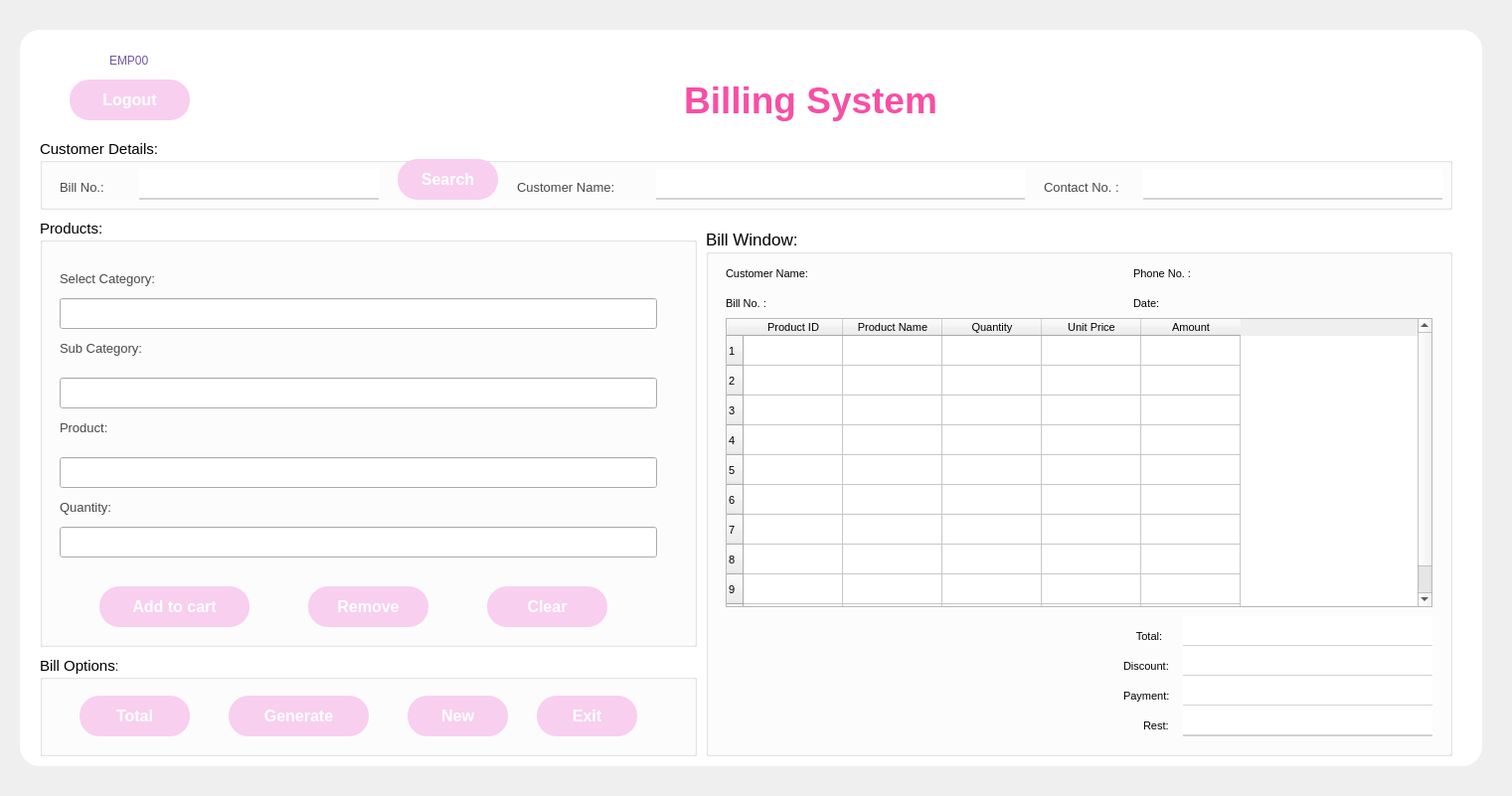
<?xml version="1.0" encoding="UTF-8"?>
<ui version="4.0">
 <class>MainWindow</class>
 <widget class="QMainWindow" name="MainWindow">
  <property name="geometry">
   <rect>
    <x>0</x>
    <y>0</y>
    <width>1521</width>
    <height>801</height>
   </rect>
  </property>
  <property name="windowTitle">
   <string>Billing System</string>
  </property>
  <property name="windowIcon">
   <iconset>
    <normaloff>C:/Users/Phuong Nhi/Downloads/teddy-bear.png</normaloff>C:/Users/Phuong Nhi/Downloads/teddy-bear.png</iconset>
  </property>
  <property name="styleSheet">
   <string notr="true"/>
  </property>
  <widget class="QWidget" name="centralwidget">
   <widget class="QLabel" name="label">
    <property name="geometry">
     <rect>
      <x>110</x>
      <y>50</y>
      <width>91</width>
      <height>21</height>
     </rect>
    </property>
    <property name="font">
     <font>
      <pointsize>9</pointsize>
     </font>
    </property>
    <property name="styleSheet">
     <string notr="true">color: rgb(110, 88, 165);</string>
    </property>
    <property name="text">
     <string>EMP00</string>
    </property>
   </widget>
   <widget class="QPushButton" name="pushButtonLogout">
    <property name="geometry">
     <rect>
      <x>70</x>
      <y>80</y>
      <width>121</width>
      <height>41</height>
     </rect>
    </property>
    <property name="font">
     <font>
      <pointsize>-1</pointsize>
      <weight>75</weight>
      <bold>true</bold>
     </font>
    </property>
    <property name="styleSheet">
     <string notr="true">QPushButton {
	color: rgb(255, 255, 255);
    border-radius: 20px;
	background-color: rgb(248, 207, 239);
    padding: 10px;
    font-size: 16px;
    font-weight: bold;
}

QPushButton:hover {
    background-color: #ff85c0;
}

QPushButton:pressed {
    background-color: #d14789;
}

QPushButton {
    box-shadow: 5px 5px 15px rgba(0, 0, 0, 0.3); /* Bóng đổ */
}
</string>
    </property>
    <property name="text">
     <string>Logout</string>
    </property>
    <property name="icon">
     <iconset>
      <normaloff>../images/log-out.png</normaloff>../images/log-out.png</iconset>
    </property>
   </widget>
   <widget class="QLabel" name="label_2">
    <property name="geometry">
     <rect>
      <x>510</x>
      <y>50</y>
      <width>611</width>
      <height>101</height>
     </rect>
    </property>
    <property name="font">
     <font>
      <family>MS Shell Dlg 2</family>
      <pointsize>28</pointsize>
      <weight>75</weight>
      <bold>true</bold>
     </font>
    </property>
    <property name="styleSheet">
     <string notr="true">color: rgb(247, 79, 164);
font: bold 28pt &quot;MS Shell Dlg 2&quot;;</string>
    </property>
    <property name="text">
     <string>Billing System</string>
    </property>
    <property name="alignment">
     <set>Qt::AlignCenter</set>
    </property>
   </widget>
   <widget class="QLabel" name="label_5">
    <property name="geometry">
     <rect>
      <x>20</x>
      <y>30</y>
      <width>1471</width>
      <height>741</height>
     </rect>
    </property>
    <property name="styleSheet">
     <string notr="true">border-radius: 20; background: rgb(255, 255, 255)</string>
    </property>
    <property name="text">
     <string/>
    </property>
   </widget>
   <widget class="QLabel" name="label_6">
    <property name="geometry">
     <rect>
      <x>0</x>
      <y>0</y>
      <width>1521</width>
      <height>801</height>
     </rect>
    </property>
    <property name="text">
     <string/>
    </property>
    <property name="pixmap">
     <pixmap>../images/background.jpg</pixmap>
    </property>
    <property name="scaledContents">
     <bool>true</bool>
    </property>
   </widget>
   <widget class="QLabel" name="label_7">
    <property name="geometry">
     <rect>
      <x>80</x>
      <y>50</y>
      <width>21</width>
      <height>21</height>
     </rect>
    </property>
    <property name="text">
     <string/>
    </property>
    <property name="pixmap">
     <pixmap>C:/Users/Phuong Nhi/Downloads/account.png</pixmap>
    </property>
    <property name="scaledContents">
     <bool>true</bool>
    </property>
   </widget>
   <widget class="QLabel" name="timelabel">
    <property name="geometry">
     <rect>
      <x>1210</x>
      <y>60</y>
      <width>191</width>
      <height>21</height>
     </rect>
    </property>
    <property name="font">
     <font>
      <pointsize>10</pointsize>
      <italic>true</italic>
     </font>
    </property>
    <property name="styleSheet">
     <string notr="true">color: rgb(72, 72, 72);
</string>
    </property>
    <property name="text">
     <string/>
    </property>
   </widget>
   <widget class="QGroupBox" name="groupBox">
    <property name="geometry">
     <rect>
      <x>40</x>
      <y>140</y>
      <width>1421</width>
      <height>71</height>
     </rect>
    </property>
    <property name="font">
     <font>
      <pointsize>11</pointsize>
     </font>
    </property>
    <property name="title">
     <string>Customer Details: </string>
    </property>
    <widget class="QLabel" name="label_3">
     <property name="geometry">
      <rect>
       <x>20</x>
       <y>40</y>
       <width>81</width>
       <height>16</height>
      </rect>
     </property>
     <property name="font">
      <font>
       <pointsize>10</pointsize>
      </font>
     </property>
     <property name="styleSheet">
      <string notr="true">color: rgb(72, 72, 72);
</string>
     </property>
     <property name="text">
      <string>Bill No.: </string>
     </property>
    </widget>
    <widget class="QLineEdit" name="lineEditBillNo">
     <property name="geometry">
      <rect>
       <x>100</x>
       <y>30</y>
       <width>241</width>
       <height>31</height>
      </rect>
     </property>
     <property name="font">
      <font>
       <pointsize>8</pointsize>
       <italic>false</italic>
      </font>
     </property>
     <property name="styleSheet">
      <string notr="true">border: none;
border-bottom: 2px solid grey; /* Điều chỉnh độ dày và màu của viền dưới */
border-color: rgb(211, 211, 211);
padding: 5px;</string>
     </property>
     <property name="placeholderText">
      <string/>
     </property>
    </widget>
    <widget class="QLabel" name="label_4">
     <property name="geometry">
      <rect>
       <x>480</x>
       <y>40</y>
       <width>161</width>
       <height>16</height>
      </rect>
     </property>
     <property name="font">
      <font>
       <pointsize>10</pointsize>
      </font>
     </property>
     <property name="styleSheet">
      <string notr="true">color: rgb(72, 72, 72);
</string>
     </property>
     <property name="text">
      <string>Customer Name:</string>
     </property>
    </widget>
    <widget class="QLabel" name="label_8">
     <property name="geometry">
      <rect>
       <x>1010</x>
       <y>40</y>
       <width>121</width>
       <height>16</height>
      </rect>
     </property>
     <property name="font">
      <font>
       <pointsize>10</pointsize>
      </font>
     </property>
     <property name="styleSheet">
      <string notr="true">color: rgb(72, 72, 72);
</string>
     </property>
     <property name="text">
      <string>Contact No. :</string>
     </property>
    </widget>
    <widget class="QLineEdit" name="lineEditCustomerName">
     <property name="geometry">
      <rect>
       <x>620</x>
       <y>30</y>
       <width>371</width>
       <height>31</height>
      </rect>
     </property>
     <property name="font">
      <font>
       <pointsize>8</pointsize>
       <italic>false</italic>
      </font>
     </property>
     <property name="styleSheet">
      <string notr="true">border: none;
border-bottom: 2px solid grey; /* Điều chỉnh độ dày và màu của viền dưới */
border-color: rgb(211, 211, 211);
padding: 5px;</string>
     </property>
     <property name="placeholderText">
      <string/>
     </property>
    </widget>
    <widget class="QLineEdit" name="lineEditContactNo">
     <property name="geometry">
      <rect>
       <x>1110</x>
       <y>30</y>
       <width>301</width>
       <height>31</height>
      </rect>
     </property>
     <property name="font">
      <font>
       <pointsize>8</pointsize>
       <italic>false</italic>
      </font>
     </property>
     <property name="styleSheet">
      <string notr="true">border: none;
border-bottom: 2px solid grey; /* Điều chỉnh độ dày và màu của viền dưới */
border-color: rgb(211, 211, 211);
padding: 5px;</string>
     </property>
     <property name="placeholderText">
      <string/>
     </property>
    </widget>
    <widget class="QPushButton" name="pushButtonSearch">
     <property name="geometry">
      <rect>
       <x>360</x>
       <y>20</y>
       <width>101</width>
       <height>41</height>
      </rect>
     </property>
     <property name="font">
      <font>
       <pointsize>-1</pointsize>
       <weight>75</weight>
       <bold>true</bold>
      </font>
     </property>
     <property name="styleSheet">
      <string notr="true">QPushButton {
	color: rgb(255, 255, 255);
    border-radius: 20px;
	background-color: rgb(248, 207, 239);
    padding: 10px;
    font-size: 16px;
    font-weight: bold;
}

QPushButton:hover {
    background-color: #ff85c0;
}

QPushButton:pressed {
    background-color: #d14789;
}

QPushButton {
    box-shadow: 5px 5px 15px rgba(0, 0, 0, 0.3); /* Bóng đổ */
}
</string>
     </property>
     <property name="text">
      <string>Search</string>
     </property>
     <property name="icon">
      <iconset>
       <normaloff>C:/Users/Phuong Nhi/Downloads/search (1).png</normaloff>C:/Users/Phuong Nhi/Downloads/search (1).png</iconset>
     </property>
     <property name="iconSize">
      <size>
       <width>25</width>
       <height>25</height>
      </size>
     </property>
    </widget>
   </widget>
   <widget class="QGroupBox" name="groupBoxProducts">
    <property name="geometry">
     <rect>
      <x>40</x>
      <y>220</y>
      <width>661</width>
      <height>431</height>
     </rect>
    </property>
    <property name="font">
     <font>
      <pointsize>11</pointsize>
     </font>
    </property>
    <property name="title">
     <string>Products:</string>
    </property>
    <widget class="QLabel" name="label_9">
     <property name="geometry">
      <rect>
       <x>20</x>
       <y>45</y>
       <width>181</width>
       <height>31</height>
      </rect>
     </property>
     <property name="font">
      <font>
       <pointsize>10</pointsize>
      </font>
     </property>
     <property name="styleSheet">
      <string notr="true">color: rgb(72, 72, 72);
</string>
     </property>
     <property name="text">
      <string>Select Category:</string>
     </property>
    </widget>
    <widget class="QLabel" name="label_10">
     <property name="geometry">
      <rect>
       <x>20</x>
       <y>115</y>
       <width>171</width>
       <height>31</height>
      </rect>
     </property>
     <property name="font">
      <font>
       <pointsize>10</pointsize>
      </font>
     </property>
     <property name="styleSheet">
      <string notr="true">color: rgb(72, 72, 72);
</string>
     </property>
     <property name="text">
      <string>Sub Category:</string>
     </property>
    </widget>
    <widget class="QLabel" name="label_11">
     <property name="geometry">
      <rect>
       <x>20</x>
       <y>195</y>
       <width>81</width>
       <height>31</height>
      </rect>
     </property>
     <property name="font">
      <font>
       <pointsize>10</pointsize>
      </font>
     </property>
     <property name="styleSheet">
      <string notr="true">color: rgb(72, 72, 72);
</string>
     </property>
     <property name="text">
      <string>Product:</string>
     </property>
    </widget>
    <widget class="QLabel" name="label_12">
     <property name="geometry">
      <rect>
       <x>20</x>
       <y>275</y>
       <width>91</width>
       <height>31</height>
      </rect>
     </property>
     <property name="font">
      <font>
       <pointsize>10</pointsize>
      </font>
     </property>
     <property name="styleSheet">
      <string notr="true">color: rgb(72, 72, 72);
</string>
     </property>
     <property name="text">
      <string>Quantity:</string>
     </property>
    </widget>
    <widget class="QPushButton" name="pushButtonAddToCart">
     <property name="geometry">
      <rect>
       <x>60</x>
       <y>370</y>
       <width>151</width>
       <height>41</height>
      </rect>
     </property>
     <property name="font">
      <font>
       <pointsize>-1</pointsize>
       <weight>75</weight>
       <bold>true</bold>
      </font>
     </property>
     <property name="styleSheet">
      <string notr="true">QPushButton {
	color: rgb(255, 255, 255);
    border-radius: 20px;
	background-color: rgb(248, 207, 239);
    padding: 10px;
    font-size: 16px;
    font-weight: bold;
}

QPushButton:hover {
    background-color: #ff85c0;
}

QPushButton:pressed {
    background-color: #d14789;
}

QPushButton {
    box-shadow: 5px 5px 15px rgba(0, 0, 0, 0.3); /* Bóng đổ */
}
</string>
     </property>
     <property name="text">
      <string>Add to cart</string>
     </property>
     <property name="icon">
      <iconset>
       <normaloff>C:/Users/Phuong Nhi/Downloads/add (2).png</normaloff>C:/Users/Phuong Nhi/Downloads/add (2).png</iconset>
     </property>
     <property name="iconSize">
      <size>
       <width>25</width>
       <height>25</height>
      </size>
     </property>
    </widget>
    <widget class="QPushButton" name="pushButtonRemove">
     <property name="geometry">
      <rect>
       <x>270</x>
       <y>370</y>
       <width>121</width>
       <height>41</height>
      </rect>
     </property>
     <property name="font">
      <font>
       <pointsize>-1</pointsize>
       <weight>75</weight>
       <bold>true</bold>
      </font>
     </property>
     <property name="styleSheet">
      <string notr="true">QPushButton {
	color: rgb(255, 255, 255);
    border-radius: 20px;
	background-color: rgb(248, 207, 239);
    padding: 10px;
    font-size: 16px;
    font-weight: bold;
}

QPushButton:hover {
    background-color: #ff85c0;
}

QPushButton:pressed {
    background-color: #d14789;
}

QPushButton {
    box-shadow: 5px 5px 15px rgba(0, 0, 0, 0.3); /* Bóng đổ */
}
</string>
     </property>
     <property name="text">
      <string>Remove</string>
     </property>
     <property name="icon">
      <iconset>
       <normaloff>C:/Users/Phuong Nhi/Downloads/remove.png</normaloff>C:/Users/Phuong Nhi/Downloads/remove.png</iconset>
     </property>
     <property name="iconSize">
      <size>
       <width>25</width>
       <height>25</height>
      </size>
     </property>
    </widget>
    <widget class="QPushButton" name="pushButtonClear">
     <property name="geometry">
      <rect>
       <x>450</x>
       <y>370</y>
       <width>121</width>
       <height>41</height>
      </rect>
     </property>
     <property name="font">
      <font>
       <pointsize>-1</pointsize>
       <weight>75</weight>
       <bold>true</bold>
      </font>
     </property>
     <property name="styleSheet">
      <string notr="true">QPushButton {
	color: rgb(255, 255, 255);
    border-radius: 20px;
	background-color: rgb(248, 207, 239);
    padding: 10px;
    font-size: 16px;
    font-weight: bold;
}

QPushButton:hover {
    background-color: #ff85c0;
}

QPushButton:pressed {
    background-color: #d14789;
}

QPushButton {
    box-shadow: 5px 5px 15px rgba(0, 0, 0, 0.3); /* Bóng đổ */
}
</string>
     </property>
     <property name="text">
      <string>Clear</string>
     </property>
     <property name="icon">
      <iconset>
       <normaloff>C:/Users/Phuong Nhi/Downloads/eraser.png</normaloff>C:/Users/Phuong Nhi/Downloads/eraser.png</iconset>
     </property>
     <property name="iconSize">
      <size>
       <width>25</width>
       <height>25</height>
      </size>
     </property>
    </widget>
    <widget class="QLineEdit" name="lineEditQuantity">
     <property name="geometry">
      <rect>
       <x>20</x>
       <y>310</y>
       <width>601</width>
       <height>31</height>
      </rect>
     </property>
     <property name="font">
      <font>
       <pointsize>10</pointsize>
       <italic>false</italic>
      </font>
     </property>
     <property name="styleSheet">
      <string notr="true">
border-color: rgb(211, 211, 211);
padding: 5px;</string>
     </property>
     <property name="placeholderText">
      <string/>
     </property>
    </widget>
    <widget class="QLineEdit" name="lineEditCategory">
     <property name="geometry">
      <rect>
       <x>20</x>
       <y>80</y>
       <width>601</width>
       <height>31</height>
      </rect>
     </property>
     <property name="font">
      <font>
       <pointsize>10</pointsize>
       <italic>false</italic>
      </font>
     </property>
     <property name="styleSheet">
      <string notr="true">
border-color: rgb(211, 211, 211);
padding: 5px;</string>
     </property>
     <property name="placeholderText">
      <string/>
     </property>
    </widget>
    <widget class="QLineEdit" name="lineEditSubCategory">
     <property name="geometry">
      <rect>
       <x>20</x>
       <y>160</y>
       <width>601</width>
       <height>31</height>
      </rect>
     </property>
     <property name="font">
      <font>
       <pointsize>10</pointsize>
       <italic>false</italic>
      </font>
     </property>
     <property name="styleSheet">
      <string notr="true">
border-color: rgb(211, 211, 211);
padding: 5px;</string>
     </property>
     <property name="placeholderText">
      <string/>
     </property>
    </widget>
    <widget class="QLineEdit" name="lineEditProduct">
     <property name="geometry">
      <rect>
       <x>20</x>
       <y>240</y>
       <width>601</width>
       <height>31</height>
      </rect>
     </property>
     <property name="font">
      <font>
       <pointsize>10</pointsize>
       <italic>false</italic>
      </font>
     </property>
     <property name="styleSheet">
      <string notr="true">
border-color: rgb(211, 211, 211);
padding: 5px;</string>
     </property>
     <property name="placeholderText">
      <string/>
     </property>
    </widget>
   </widget>
   <widget class="QGroupBox" name="groupBoxBillOptions">
    <property name="geometry">
     <rect>
      <x>40</x>
      <y>660</y>
      <width>661</width>
      <height>101</height>
     </rect>
    </property>
    <property name="font">
     <font>
      <pointsize>11</pointsize>
     </font>
    </property>
    <property name="title">
     <string>Bill Options:</string>
    </property>
    <widget class="QPushButton" name="pushButtonTotal">
     <property name="geometry">
      <rect>
       <x>40</x>
       <y>40</y>
       <width>111</width>
       <height>41</height>
      </rect>
     </property>
     <property name="font">
      <font>
       <pointsize>-1</pointsize>
       <weight>75</weight>
       <bold>true</bold>
      </font>
     </property>
     <property name="styleSheet">
      <string notr="true">QPushButton {
	color: rgb(255, 255, 255);
    border-radius: 20px;
	background-color: rgb(248, 207, 239);
    padding: 10px;
    font-size: 16px;
    font-weight: bold;
}

QPushButton:hover {
    background-color: #ff85c0;
}

QPushButton:pressed {
    background-color: #d14789;
}

QPushButton {
    box-shadow: 5px 5px 15px rgba(0, 0, 0, 0.3); /* Bóng đổ */
}
</string>
     </property>
     <property name="text">
      <string>Total</string>
     </property>
     <property name="icon">
      <iconset>
       <normaloff>C:/Users/Phuong Nhi/Downloads/sigma.png</normaloff>C:/Users/Phuong Nhi/Downloads/sigma.png</iconset>
     </property>
     <property name="iconSize">
      <size>
       <width>25</width>
       <height>25</height>
      </size>
     </property>
    </widget>
    <widget class="QPushButton" name="pushButtonGenerate">
     <property name="geometry">
      <rect>
       <x>190</x>
       <y>40</y>
       <width>141</width>
       <height>41</height>
      </rect>
     </property>
     <property name="font">
      <font>
       <pointsize>-1</pointsize>
       <weight>75</weight>
       <bold>true</bold>
      </font>
     </property>
     <property name="styleSheet">
      <string notr="true">QPushButton {
	color: rgb(255, 255, 255);
    border-radius: 20px;
	background-color: rgb(248, 207, 239);
    padding: 10px;
    font-size: 16px;
    font-weight: bold;
}

QPushButton:hover {
    background-color: #ff85c0;
}

QPushButton:pressed {
    background-color: #d14789;
}

QPushButton {
    box-shadow: 5px 5px 15px rgba(0, 0, 0, 0.3); /* Bóng đổ */
}
</string>
     </property>
     <property name="text">
      <string>Generate</string>
     </property>
     <property name="icon">
      <iconset>
       <normaloff>C:/Users/Phuong Nhi/Downloads/idea.png</normaloff>C:/Users/Phuong Nhi/Downloads/idea.png</iconset>
     </property>
     <property name="iconSize">
      <size>
       <width>25</width>
       <height>25</height>
      </size>
     </property>
    </widget>
    <widget class="QPushButton" name="pushButtonNew">
     <property name="geometry">
      <rect>
       <x>370</x>
       <y>40</y>
       <width>101</width>
       <height>41</height>
      </rect>
     </property>
     <property name="font">
      <font>
       <pointsize>-1</pointsize>
       <weight>75</weight>
       <bold>true</bold>
      </font>
     </property>
     <property name="styleSheet">
      <string notr="true">QPushButton {
	color: rgb(255, 255, 255);
    border-radius: 20px;
	background-color: rgb(248, 207, 239);
    padding: 10px;
    font-size: 16px;
    font-weight: bold;
}

QPushButton:hover {
    background-color: #ff85c0;
}

QPushButton:pressed {
    background-color: #d14789;
}

QPushButton {
    box-shadow: 5px 5px 15px rgba(0, 0, 0, 0.3); /* Bóng đổ */
}
</string>
     </property>
     <property name="text">
      <string>New</string>
     </property>
     <property name="icon">
      <iconset>
       <normaloff>C:/Users/Phuong Nhi/Downloads/file.png</normaloff>C:/Users/Phuong Nhi/Downloads/file.png</iconset>
     </property>
     <property name="iconSize">
      <size>
       <width>25</width>
       <height>25</height>
      </size>
     </property>
    </widget>
    <widget class="QPushButton" name="pushButtonExit">
     <property name="geometry">
      <rect>
       <x>500</x>
       <y>40</y>
       <width>101</width>
       <height>41</height>
      </rect>
     </property>
     <property name="font">
      <font>
       <pointsize>-1</pointsize>
       <weight>75</weight>
       <bold>true</bold>
      </font>
     </property>
     <property name="styleSheet">
      <string notr="true">QPushButton {
	color: rgb(255, 255, 255);
    border-radius: 20px;
	background-color: rgb(248, 207, 239);
    padding: 10px;
    font-size: 16px;
    font-weight: bold;
}

QPushButton:hover {
    background-color: #ff85c0;
}

QPushButton:pressed {
    background-color: #d14789;
}

QPushButton {
    box-shadow: 5px 5px 15px rgba(0, 0, 0, 0.3); /* Bóng đổ */
}
</string>
     </property>
     <property name="text">
      <string>Exit</string>
     </property>
     <property name="icon">
      <iconset>
       <normaloff>C:/Users/Phuong Nhi/Downloads/exit.png</normaloff>C:/Users/Phuong Nhi/Downloads/exit.png</iconset>
     </property>
     <property name="iconSize">
      <size>
       <width>25</width>
       <height>25</height>
      </size>
     </property>
    </widget>
   </widget>
   <widget class="QGroupBox" name="groupBoxBillWindow">
    <property name="geometry">
     <rect>
      <x>710</x>
      <y>230</y>
      <width>751</width>
      <height>531</height>
     </rect>
    </property>
    <property name="font">
     <font>
      <pointsize>13</pointsize>
     </font>
    </property>
    <property name="title">
     <string>Bill Window: </string>
    </property>
    <widget class="QLabel" name="label_13">
     <property name="geometry">
      <rect>
       <x>20</x>
       <y>30</y>
       <width>131</width>
       <height>31</height>
      </rect>
     </property>
     <property name="font">
      <font>
       <pointsize>8</pointsize>
      </font>
     </property>
     <property name="text">
      <string>Customer Name:</string>
     </property>
    </widget>
    <widget class="QLabel" name="label_14">
     <property name="geometry">
      <rect>
       <x>20</x>
       <y>60</y>
       <width>71</width>
       <height>31</height>
      </rect>
     </property>
     <property name="font">
      <font>
       <pointsize>8</pointsize>
      </font>
     </property>
     <property name="text">
      <string>Bill No. :</string>
     </property>
    </widget>
    <widget class="QLabel" name="label_15">
     <property name="geometry">
      <rect>
       <x>430</x>
       <y>30</y>
       <width>71</width>
       <height>31</height>
      </rect>
     </property>
     <property name="font">
      <font>
       <pointsize>8</pointsize>
      </font>
     </property>
     <property name="text">
      <string>Phone No. :</string>
     </property>
    </widget>
    <widget class="QLabel" name="label_16">
     <property name="geometry">
      <rect>
       <x>430</x>
       <y>60</y>
       <width>51</width>
       <height>31</height>
      </rect>
     </property>
     <property name="font">
      <font>
       <pointsize>8</pointsize>
      </font>
     </property>
     <property name="text">
      <string>Date: </string>
     </property>
    </widget>
    <widget class="QLabel" name="labelCustomerName">
     <property name="geometry">
      <rect>
       <x>130</x>
       <y>30</y>
       <width>281</width>
       <height>31</height>
      </rect>
     </property>
     <property name="font">
      <font>
       <pointsize>8</pointsize>
      </font>
     </property>
     <property name="styleSheet">
      <string notr="true">color: rgb(72, 72, 72);
</string>
     </property>
     <property name="text">
      <string/>
     </property>
    </widget>
    <widget class="QLabel" name="labelBillNo">
     <property name="geometry">
      <rect>
       <x>80</x>
       <y>60</y>
       <width>331</width>
       <height>31</height>
      </rect>
     </property>
     <property name="font">
      <font>
       <pointsize>8</pointsize>
      </font>
     </property>
     <property name="styleSheet">
      <string notr="true">color: rgb(72, 72, 72);
</string>
     </property>
     <property name="text">
      <string/>
     </property>
    </widget>
    <widget class="QLabel" name="labelDate">
     <property name="geometry">
      <rect>
       <x>470</x>
       <y>60</y>
       <width>241</width>
       <height>31</height>
      </rect>
     </property>
     <property name="font">
      <font>
       <pointsize>8</pointsize>
      </font>
     </property>
     <property name="styleSheet">
      <string notr="true">color: rgb(72, 72, 72);
</string>
     </property>
     <property name="text">
      <string/>
     </property>
    </widget>
    <widget class="QLabel" name="labelPhone">
     <property name="geometry">
      <rect>
       <x>500</x>
       <y>30</y>
       <width>211</width>
       <height>31</height>
      </rect>
     </property>
     <property name="font">
      <font>
       <pointsize>8</pointsize>
      </font>
     </property>
     <property name="styleSheet">
      <string notr="true">color: rgb(72, 72, 72);
</string>
     </property>
     <property name="text">
      <string/>
     </property>
    </widget>
    <widget class="QTableWidget" name="tableWidget">
     <property name="geometry">
      <rect>
       <x>20</x>
       <y>90</y>
       <width>711</width>
       <height>291</height>
      </rect>
     </property>
     <property name="font">
      <font>
       <pointsize>8</pointsize>
      </font>
     </property>
     <row>
      <property name="text">
       <string>1</string>
      </property>
     </row>
     <row>
      <property name="text">
       <string>2</string>
      </property>
     </row>
     <row>
      <property name="text">
       <string>3</string>
      </property>
     </row>
     <row>
      <property name="text">
       <string>4</string>
      </property>
     </row>
     <row>
      <property name="text">
       <string>5</string>
      </property>
     </row>
     <row>
      <property name="text">
       <string>6</string>
      </property>
     </row>
     <row>
      <property name="text">
       <string>7</string>
      </property>
     </row>
     <row>
      <property name="text">
       <string>8</string>
      </property>
     </row>
     <row>
      <property name="text">
       <string>9</string>
      </property>
     </row>
     <row>
      <property name="text">
       <string>10</string>
      </property>
     </row>
     <column>
      <property name="text">
       <string>Product ID</string>
      </property>
     </column>
     <column>
      <property name="text">
       <string>Product Name</string>
      </property>
     </column>
     <column>
      <property name="text">
       <string>Quantity</string>
      </property>
     </column>
     <column>
      <property name="text">
       <string>Unit Price</string>
      </property>
     </column>
     <column>
      <property name="text">
       <string>Amount</string>
      </property>
     </column>
     <item row="0" column="0">
      <property name="textAlignment">
       <set>AlignLeading|AlignVCenter</set>
      </property>
     </item>
     <item row="1" column="0">
      <property name="textAlignment">
       <set>AlignLeading|AlignVCenter</set>
      </property>
     </item>
    </widget>
    <widget class="QLabel" name="label_17">
     <property name="geometry">
      <rect>
       <x>430</x>
       <y>400</y>
       <width>41</width>
       <height>21</height>
      </rect>
     </property>
     <property name="font">
      <font>
       <pointsize>8</pointsize>
      </font>
     </property>
     <property name="text">
      <string> Total:</string>
     </property>
    </widget>
    <widget class="QLabel" name="label_18">
     <property name="geometry">
      <rect>
       <x>420</x>
       <y>460</y>
       <width>131</width>
       <height>21</height>
      </rect>
     </property>
     <property name="font">
      <font>
       <pointsize>8</pointsize>
      </font>
     </property>
     <property name="text">
      <string>Payment:</string>
     </property>
    </widget>
    <widget class="QLabel" name="label_19">
     <property name="geometry">
      <rect>
       <x>420</x>
       <y>430</y>
       <width>61</width>
       <height>21</height>
      </rect>
     </property>
     <property name="font">
      <font>
       <pointsize>8</pointsize>
      </font>
     </property>
     <property name="text">
      <string>Discount:</string>
     </property>
    </widget>
    <widget class="QLabel" name="label_20">
     <property name="geometry">
      <rect>
       <x>440</x>
       <y>490</y>
       <width>41</width>
       <height>21</height>
      </rect>
     </property>
     <property name="font">
      <font>
       <pointsize>8</pointsize>
      </font>
     </property>
     <property name="text">
      <string>Rest:</string>
     </property>
    </widget>
    <widget class="QLineEdit" name="lineEditTotal">
     <property name="geometry">
      <rect>
       <x>480</x>
       <y>390</y>
       <width>251</width>
       <height>31</height>
      </rect>
     </property>
     <property name="font">
      <font>
       <pointsize>8</pointsize>
       <weight>75</weight>
       <italic>false</italic>
       <bold>true</bold>
      </font>
     </property>
     <property name="styleSheet">
      <string notr="true">border: none;
border-bottom: 2px solid grey; /* Điều chỉnh độ dày và màu của viền dưới */
border-color: rgb(211, 211, 211);
padding: 5px;
color: rgb(247, 79, 164);</string>
     </property>
     <property name="text">
      <string/>
     </property>
     <property name="alignment">
      <set>Qt::AlignRight|Qt::AlignTrailing|Qt::AlignVCenter</set>
     </property>
     <property name="placeholderText">
      <string/>
     </property>
    </widget>
    <widget class="QLineEdit" name="lineEditDiscount">
     <property name="geometry">
      <rect>
       <x>480</x>
       <y>420</y>
       <width>251</width>
       <height>31</height>
      </rect>
     </property>
     <property name="font">
      <font>
       <pointsize>10</pointsize>
       <weight>75</weight>
       <italic>false</italic>
       <bold>true</bold>
      </font>
     </property>
     <property name="styleSheet">
      <string notr="true">border: none;
border-bottom: 2px solid grey; /* Điều chỉnh độ dày và màu của viền dưới */
border-color: rgb(211, 211, 211);
padding: 5px;
color: rgb(247, 79, 164);</string>
     </property>
     <property name="text">
      <string/>
     </property>
     <property name="alignment">
      <set>Qt::AlignRight|Qt::AlignTrailing|Qt::AlignVCenter</set>
     </property>
     <property name="placeholderText">
      <string/>
     </property>
    </widget>
    <widget class="QLineEdit" name="lineEditPayment">
     <property name="geometry">
      <rect>
       <x>480</x>
       <y>450</y>
       <width>251</width>
       <height>31</height>
      </rect>
     </property>
     <property name="font">
      <font>
       <pointsize>10</pointsize>
       <weight>75</weight>
       <italic>false</italic>
       <bold>true</bold>
      </font>
     </property>
     <property name="styleSheet">
      <string notr="true">border: none;
border-bottom: 2px solid grey; /* Điều chỉnh độ dày và màu của viền dưới */
border-color: rgb(211, 211, 211);
padding: 5px;
color: rgb(247, 79, 164);</string>
     </property>
     <property name="text">
      <string/>
     </property>
     <property name="alignment">
      <set>Qt::AlignRight|Qt::AlignTrailing|Qt::AlignVCenter</set>
     </property>
     <property name="placeholderText">
      <string/>
     </property>
    </widget>
    <widget class="QLineEdit" name="lineEditRest">
     <property name="geometry">
      <rect>
       <x>480</x>
       <y>480</y>
       <width>251</width>
       <height>31</height>
      </rect>
     </property>
     <property name="font">
      <font>
       <pointsize>10</pointsize>
       <weight>75</weight>
       <italic>false</italic>
       <bold>true</bold>
      </font>
     </property>
     <property name="styleSheet">
      <string notr="true">border: none;
border-bottom: 2px solid grey; /* Điều chỉnh độ dày và màu của viền dưới */
border-color: rgb(211, 211, 211);
padding: 5px;
color: rgb(247, 79, 164);</string>
     </property>
     <property name="text">
      <string/>
     </property>
     <property name="alignment">
      <set>Qt::AlignRight|Qt::AlignTrailing|Qt::AlignVCenter</set>
     </property>
     <property name="placeholderText">
      <string/>
     </property>
    </widget>
   </widget>
   <zorder>label_6</zorder>
   <zorder>label_5</zorder>
   <zorder>label</zorder>
   <zorder>pushButtonLogout</zorder>
   <zorder>label_2</zorder>
   <zorder>label_7</zorder>
   <zorder>timelabel</zorder>
   <zorder>groupBox</zorder>
   <zorder>groupBoxProducts</zorder>
   <zorder>groupBoxBillOptions</zorder>
   <zorder>groupBoxBillWindow</zorder>
  </widget>
 </widget>
 <resources/>
 <connections/>
</ui>
